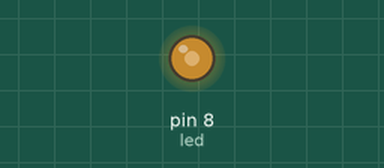
This sketch was run on a simulated Arduino Uno, built with avr-gcc and run on an emulated ATmega328P. Parts: output pins drawn as LEDs (lit = HIGH).

Above: at 0.1 s.
Timing chart, 0 to 1.6 s (numbered marks = the images above):
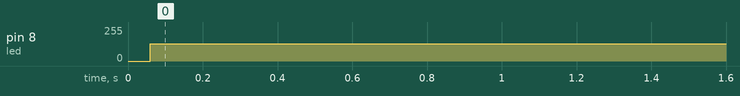

The sketch:

blink1.ino
```cpp
int led = 8;


void setup() {
  // put your setup code here, to run once:

  pinMode(led,OUTPUT);


}

void loop(){

  digitalWrite(led,HIGH);
  delay(5);
  digitalWrite(led,0);
  delay(5);


  }
```

Measured:
- by itself, pin 8 (led): 0/255 → 128/255 at 0.06 s
